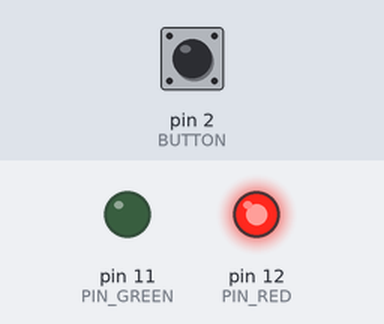
This sketch was run on a simulated Arduino Uno, built with avr-gcc and run on an emulated ATmega328P. Parts: output pins drawn as LEDs (lit = HIGH). Inputs (shaded band) come from the test bench; at power-on: pin 2 (BUTTON) HIGH.

Above: at 1.2 s.
1.3 s: pin 2 (BUTTON) pulled LOW for 0.15 s
At 1.37 s:
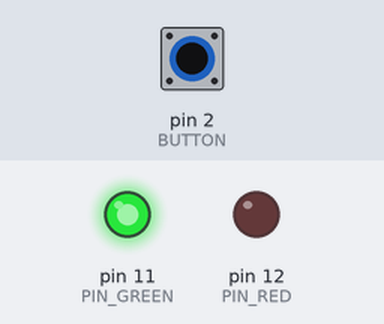
2.9 s: pin 2 (BUTTON) pulled LOW for 3.2 s
At 6.5 s:
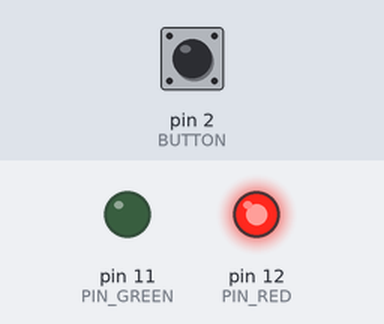
Timing chart, 0 to 8.0 s (numbered marks = the images above; inputs shaded):
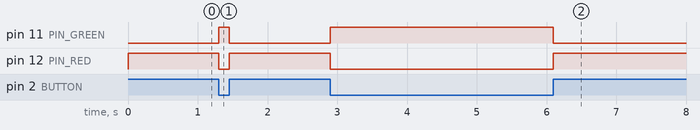

The sketch:

Experimento.ino
```cpp
#define PIN_RED 12
#define PIN_GREEN 11
#define BUTTON 2

void setup(){
  pinMode(PIN_RED, OUTPUT);
  pinMode(PIN_GREEN, OUTPUT);
  pinMode(BUTTON, INPUT);
}

void loop()
{
  if(digitalRead(BUTTON) == LOW){
  	digitalWrite(PIN_GREEN, HIGH);
  	digitalWrite(PIN_RED, LOW);

  }else{
  	digitalWrite(PIN_GREEN, LOW);
  	digitalWrite(PIN_RED, HIGH);

  }
}
```

Measured:
- after the input at 1.3 s, pin 11 (PIN_GREEN): LOW → HIGH at once, → LOW 0.15 s later; pin 12 (PIN_RED): HIGH → LOW at once, → HIGH 0.15 s later
- after the input at 2.9 s, pin 11 (PIN_GREEN): LOW → HIGH at once, → LOW 3.2 s later; pin 12 (PIN_RED): HIGH → LOW at once, → HIGH 3.2 s later
